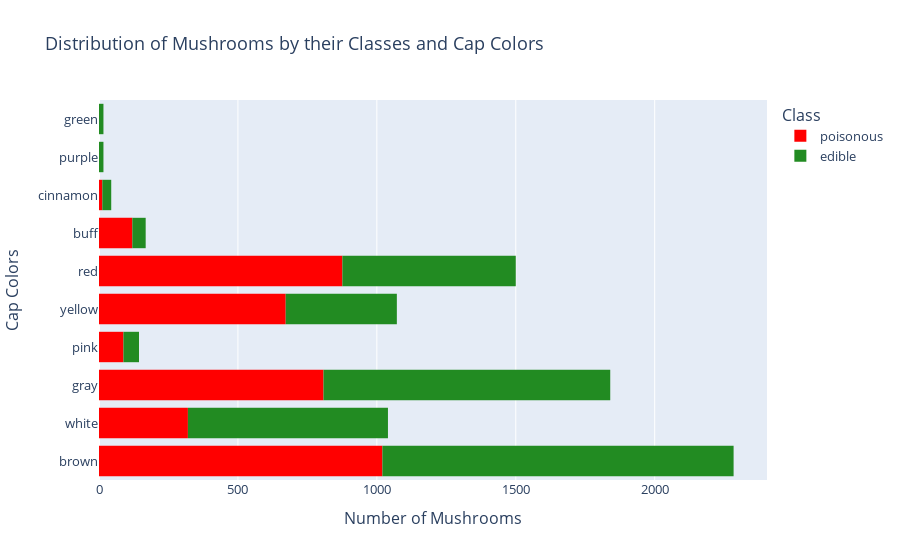

Notebook code for this chart:
### Code cell
fig = px.histogram(df, y='cap_color',color='Class', orientation='h', labels={'cap_color':'Cap Colors'},
title='Distribution of Mushrooms by their Classes and Cap Colors', color_discrete_sequence=['red','forestgreen'])
fig.update_layout(font=dict(size=13), xaxis_title='Number of Mushrooms')
fig.show()

### Figure 1 — Plotly figure (JSON) as saved in the notebook; plotly's stock layout.template omitted (floating-point values rounded to 4 significant figures; data arrays with more than 128 entries replaced by an {"elided": "..."} marker saying what was removed)
{"data": [{"alignmentgroup": "True", "bingroup": "y", "hovertemplate": "Class=poisonous<br>count=%{x}<br>Cap Colors=%{y}<extra></extra>", "legendgroup": "poisonous", "marker": {"color": "red", "pattern": {"shape": ""}}, "name": "poisonous", "offsetgroup": "poisonous", "orientation": "h", "showlegend": true, "type": "histogram", "xaxis": "x", "y": {"elided": "3916 str values"}, "yaxis": "y"}, {"alignmentgroup": "True", "bingroup": "y", "hovertemplate": "Class=edible<br>count=%{x}<br>Cap Colors=%{y}<extra></extra>", "legendgroup": "edible", "marker": {"color": "forestgreen", "pattern": {"shape": ""}}, "name": "edible", "offsetgroup": "edible", "orientation": "h", "showlegend": true, "type": "histogram", "xaxis": "x", "y": {"elided": "4208 str values"}, "yaxis": "y"}], "layout": {"barmode": "relative", "font": {"size": 13}, "legend": {"title": {"text": "Class"}, "tracegroupgap": 0}, "title": {"text": "Distribution of Mushrooms by their Classes and Cap Colors"}, "xaxis": {"anchor": "y", "domain": [0, 1], "title": {"text": "Number of Mushrooms"}}, "yaxis": {"anchor": "x", "domain": [0, 1], "title": {"text": "Cap Colors"}}}}
